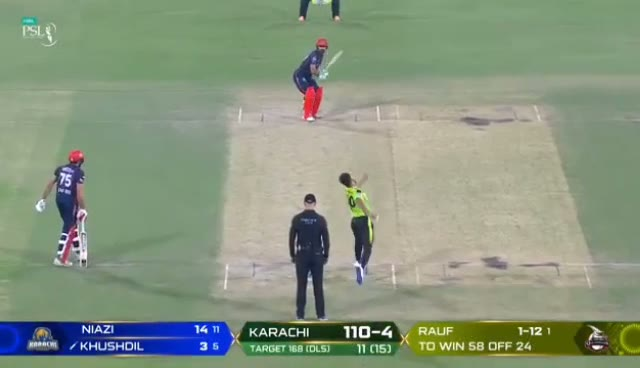
#> input picture test_videos/test_1.jpg, 640 x 368 px
$ python -i frame_preprocessing.py   (imports and definitions only)   (older library calls are emulated)
#> lines starting #> are read from the running program, lines starting #| are printed output that depends on the picture
"""
Frame Preprocessing Module for Robust Ball Detection

This module provides quality assessment and image enhancement functions to improve
ball detection under poor image quality conditions (brightness, blur, contrast issues).

Features:
- Quality assessment (brightness, blur, overall quality)
- Adaptive image enhancement (brightness normalization, CLAHE, sharpening)
- Performance monitoring and logging
- Optional preprocessing toggle

Author: FairPlayReviewSystem
Date: November 22, 2025
"""

import cv2
import numpy as np
import time
import logging
from typing import Dict, Tuple, Optional, Any
from dataclasses import dataclass
from enum import Enum

# Configure logging
# [1 line not run here, left out]
logger = logging.getLogger(__name__)


class BrightnessLevel(Enum):
    """Brightness classification."""
    TOO_DARK = "too_dark"
    TOO_BRIGHT = "too_bright"
    NORMAL = "normal"


@dataclass
class QualityMetrics:
    """Container for frame quality metrics."""
    brightness_level: str
    brightness_value: float  # 0-1
    blur_score: float  # 0-1, higher = blurrier
    contrast_score: float  # 0-1
    overall_quality: float  # 0-1, higher = better
    needs_enhancement: bool


@dataclass
class PreprocessingResult:
    """Container for preprocessing results."""
    frame: np.ndarray
    was_preprocessed: bool
    quality_metrics: QualityMetrics
    processing_time_ms: float
    enhancements_applied: list


# ==================== QUALITY ASSESSMENT ====================

def detect_brightness_level(
    frame: np.ndarray,
    dark_threshold: float = 0.3,
    bright_threshold: float = 0.7
) -> str:
    """
    Detect brightness level of a frame.

    Args:
        frame: Input frame (BGR or grayscale)
        dark_threshold: Below this value (0-1) is considered too dark
        bright_threshold: Above this value (0-1) is considered too bright

    Returns:
        "too_dark", "too_bright", or "normal"
    """
    # Convert to grayscale if needed
    if len(frame.shape) == 3:
        gray = cv2.cvtColor(frame, cv2.COLOR_BGR2GRAY)
    else:
        gray = frame

    # Calculate average brightness (normalized to 0-1)
    avg_brightness = np.mean(gray) / 255.0

    if avg_brightness < dark_threshold:
        return BrightnessLevel.TOO_DARK.value
    elif avg_brightness > bright_threshold:
        return BrightnessLevel.TOO_BRIGHT.value
    else:
        return BrightnessLevel.NORMAL.value


def detect_blur_level(frame: np.ndarray) -> float:
    """
    Detect blur level using Laplacian variance method.

    Args:
        frame: Input frame (BGR or grayscale)

    Returns:
        blur_score: 0-1, where 0 is sharp and 1 is very blurry

    Note:
        - Uses Laplacian variance to detect edges
        - Lower variance = more blur
        - Normalized to 0-1 range for convenience
    """
    # Convert to grayscale if needed
    if len(frame.shape) == 3:
        gray = cv2.cvtColor(frame, cv2.COLOR_BGR2GRAY)
    else:
        gray = frame

    # Calculate Laplacian variance
    laplacian = cv2.Laplacian(gray, cv2.CV_64F)
    variance = laplacian.var()

    # Normalize to 0-1 scale (inverse, so 1 = blurry)
    # Typical variance range: 0-1000+ for sharp images
    # Using sigmoid-like normalization
    max_variance = 500.0  # Tunable threshold
    blur_score = 1.0 - min(variance / max_variance, 1.0)

    return blur_score


def calculate_contrast_score(frame: np.ndarray) -> float:
    """
    Calculate contrast score using standard deviation.

    Args:
        frame: Input frame (BGR or grayscale)

    Returns:
        contrast_score: 0-1, where higher = better contrast
    """
    # Convert to grayscale if needed
    if len(frame.shape) == 3:
        gray = cv2.cvtColor(frame, cv2.COLOR_BGR2GRAY)
    else:
        gray = frame

    # Standard deviation as contrast measure
    std_dev = np.std(gray)

    # Normalize to 0-1 (typical std_dev range: 0-70)
    contrast_score = min(std_dev / 70.0, 1.0)

    return contrast_score


def get_frame_quality_score(
    frame: np.ndarray,
    brightness_weight: float = 0.3,
    blur_weight: float = 0.4,
    contrast_weight: float = 0.3
) -> Tuple[float, QualityMetrics]:
    """
    Get overall frame quality score.

    Args:
        frame: Input frame (BGR or grayscale)
        brightness_weight: Weight for brightness component
        blur_weight: Weight for blur component
        contrast_weight: Weight for contrast component

    Returns:
        Tuple of (overall_quality_score, QualityMetrics object)
        quality_score: 0-1, where higher = better quality
    """
    # Get individual metrics
    brightness_level = detect_brightness_level(frame)
    blur_score = detect_blur_level(frame)
    contrast_score = calculate_contrast_score(frame)

    # Calculate brightness value for scoring
    if len(frame.shape) == 3:
        gray = cv2.cvtColor(frame, cv2.COLOR_BGR2GRAY)
    else:
        gray = frame
    brightness_value = np.mean(gray) / 255.0

    # Score brightness (optimal around 0.5)
    brightness_score = 1.0 - abs(brightness_value - 0.5) * 2.0
    brightness_score = max(0.0, brightness_score)

    # Score blur (lower blur_score = better)
    sharpness_score = 1.0 - blur_score

    # Calculate weighted overall quality
    overall_quality = (
        brightness_weight * brightness_score +
        blur_weight * sharpness_score +
        contrast_weight * contrast_score
    )

    # Determine if enhancement is needed
    needs_enhancement = (
        overall_quality < 0.6 or
        brightness_level != BrightnessLevel.NORMAL.value or
        blur_score > 0.5 or
        contrast_score < 0.4
    )

    metrics = QualityMetrics(
        brightness_level=brightness_level,
        brightness_value=brightness_value,
        blur_score=blur_score,
        contrast_score=contrast_score,
        overall_quality=overall_quality,
        needs_enhancement=needs_enhancement
    )

    return overall_quality, metrics


# ==================== IMAGE ENHANCEMENT ====================

# [44 lines left out: function normalize_brightness, not called in this run]


def enhance_contrast(
    frame: np.ndarray,
    clip_limit: float = 2.0,
    tile_grid_size: Tuple[int, int] = (8, 8)
) -> np.ndarray:
    """
    Enhance contrast using CLAHE (Contrast Limited Adaptive Histogram Equalization).

    Args:
        frame: Input frame (BGR)
        clip_limit: Threshold for contrast limiting (higher = more contrast)
        tile_grid_size: Size of grid for histogram equalization

    Returns:
        Contrast-enhanced frame
    """
    # Convert to LAB color space for better results
    lab = cv2.cvtColor(frame, cv2.COLOR_BGR2LAB)
    l_channel, a, b = cv2.split(lab)

    # Apply CLAHE to L-channel
    clahe = cv2.createCLAHE(clipLimit=clip_limit, tileGridSize=tile_grid_size)
    l_channel_enhanced = clahe.apply(l_channel)

    # Merge channels and convert back to BGR
    lab_enhanced = cv2.merge([l_channel_enhanced, a, b])
    enhanced = cv2.cvtColor(lab_enhanced, cv2.COLOR_LAB2BGR)

    return enhanced


# [35 lines left out: function reduce_blur, not called in this run]


def preprocess_frame(
    frame: np.ndarray,
    target_brightness: float = 0.5,
    apply_clahe: bool = True,
    apply_sharpening: bool = True,
    sharpening_strength: float = 1.0,
    adaptive: bool = True
) -> Tuple[np.ndarray, list]:
    """
    Apply all enhancements intelligently based on frame quality.

    Args:
        frame: Input frame (BGR)
        target_brightness: Target brightness for normalization
        apply_clahe: Whether to apply CLAHE contrast enhancement
        apply_sharpening: Whether to apply sharpening
        sharpening_strength: Strength of sharpening (0.5-2.0)
        adaptive: If True, only apply enhancements where needed

    Returns:
        Tuple of (enhanced_frame, list_of_applied_enhancements)
    """
    enhanced = frame.copy()
    applied_enhancements = []

    if adaptive:
        # Assess quality to decide which enhancements to apply
        _, metrics = get_frame_quality_score(frame)

        # Brightness normalization
        if metrics.brightness_level != BrightnessLevel.NORMAL.value:
            enhanced = normalize_brightness(enhanced, target_brightness)
            applied_enhancements.append("brightness_normalization")

        # Contrast enhancement
        if apply_clahe and metrics.contrast_score < 0.5:
            enhanced = enhance_contrast(enhanced)
            applied_enhancements.append("clahe_contrast")

        # Sharpening
        if apply_sharpening and metrics.blur_score > 0.4:
            enhanced = reduce_blur(enhanced, strength=sharpening_strength)
            applied_enhancements.append("sharpening")

    else:
        # Apply all enhancements regardless
        enhanced = normalize_brightness(enhanced, target_brightness)
        applied_enhancements.append("brightness_normalization")

        if apply_clahe:
            enhanced = enhance_contrast(enhanced)
            applied_enhancements.append("clahe_contrast")

        if apply_sharpening:
            enhanced = reduce_blur(enhanced, strength=sharpening_strength)
            applied_enhancements.append("sharpening")

    return enhanced, applied_enhancements


# ==================== ADAPTIVE DETECTION WRAPPER ====================

class AdaptiveBallDetector:
    """
    Wrapper for ball detection with adaptive preprocessing.

    This class integrates quality assessment and preprocessing with YOLO detection,
    adjusting confidence thresholds based on frame quality.
    """

    # [310 lines left out: functions __init__, detect, _adjust_confidence_threshold, get_statistics, reset_statistics, visualize_quality_assessment and 1 more, not called in this run]

>>> import cv2
>>> picture = cv2.imread('../test_videos/test_1.jpg')
#> picture is the input picture: shape (368, 640, 3); mean B, G, R 128.3, 150.1, 137.4
>>> result = preprocess_frame(picture)
#> in detect_brightness_level, `gray = cv2.cvtColor(frame, cv2.COLOR_BGR2GRAY)`:
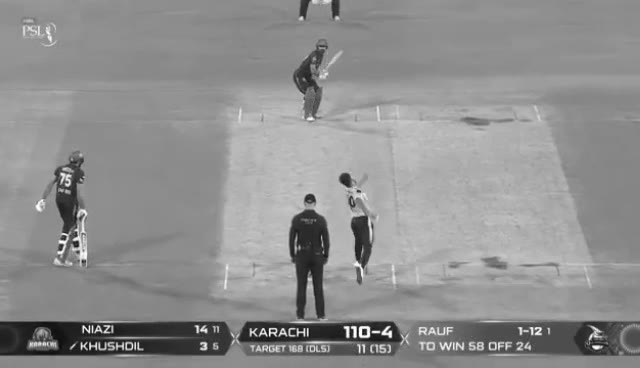
#> gray: shape (368, 640); min 12, max 255, mean 143.8
#> in detect_brightness_level, `avg_brightness = np.mean(gray) / 255.0`: avg_brightness = 0.564
#> in get_frame_quality_score, `brightness_level = detect_brightness_level(frame)`: brightness_level = 'normal'
#> in detect_blur_level, `laplacian = cv2.Laplacian(gray, cv2.CV_64F)`:
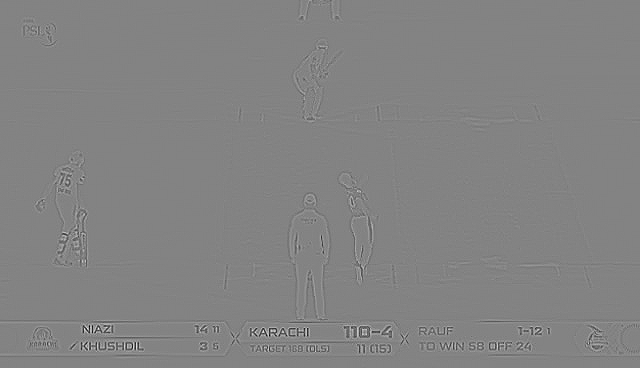
#> laplacian: shape (368, 640) float64; min -385, max 363, mean 0; drawn with min black and max white
#> in detect_blur_level, `variance = laplacian.var()`: variance = 355.7
#> in detect_blur_level, `blur_score = 1.0 - min(variance / max_variance, 1.0)`: blur_score = 0.289
#> in calculate_contrast_score, `std_dev = np.std(gray)`: std_dev = 32.9
#> in calculate_contrast_score, `contrast_score = min(std_dev / 70.0, 1.0)`: contrast_score = 0.47
#> in get_frame_quality_score, `brightness_value = np.mean(gray) / 255.0`: brightness_value = 0.564
#> in get_frame_quality_score, `brightness_score = 1.0 - abs(brightness_value - 0.5) * 2.0`: brightness_score = 0.872
#> in get_frame_quality_score, `sharpness_score = 1.0 - blur_score`: sharpness_score = 0.711
#> in get_frame_quality_score, `overall_quality = ( brightness_weight * brightness_score + blur_weight..`: overall_quality = 0.687
#> in get_frame_quality_score, `needs_enhancement = ( overall_quality < 0.6 or brightness_level != Bri..`: needs_enhancement = False
#> in enhance_contrast, `lab = cv2.cvtColor(frame, cv2.COLOR_BGR2LAB)`: lab: shape (368, 640, 3); mean of channels 0, 1, 2 154.6, 120.2, 138
#> in enhance_contrast, `l_channel, a, b = cv2.split(lab)`:
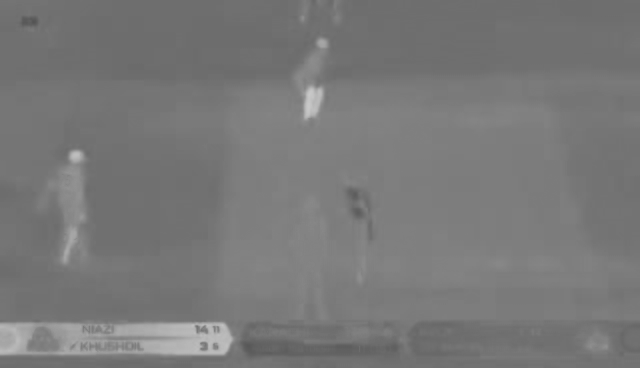
#> a: shape (368, 640); min 84, max 201, mean 120.2
#> in enhance_contrast, `l_channel, a, b = cv2.split(lab)`:
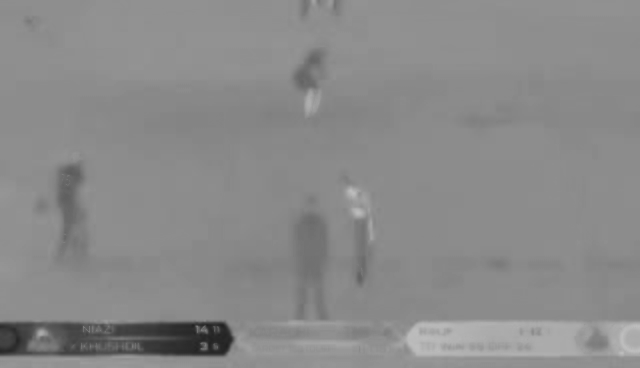
#> b: shape (368, 640); min 33, max 190, mean 138
#> in enhance_contrast, `l_channel_enhanced = clahe.apply(l_channel)`:
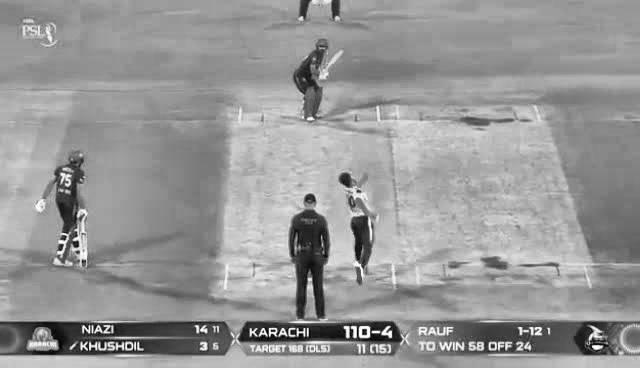
#> l_channel_enhanced: shape (368, 640); min 5, max 255, mean 151.6
#> in enhance_contrast, `lab_enhanced = cv2.merge([l_channel_enhanced, a, b])`: lab_enhanced: shape (368, 640, 3); mean of channels 0, 1, 2 151.6, 120.2, 138
#> in enhance_contrast, `enhanced = cv2.cvtColor(lab_enhanced, cv2.COLOR_LAB2BGR)`:
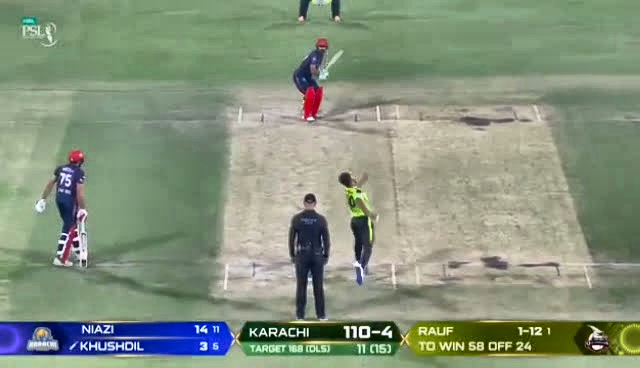
#> enhanced: shape (368, 640, 3); mean B, G, R 125.8, 147.4, 134.8

$ run again, on test_videos/test_3.jpg
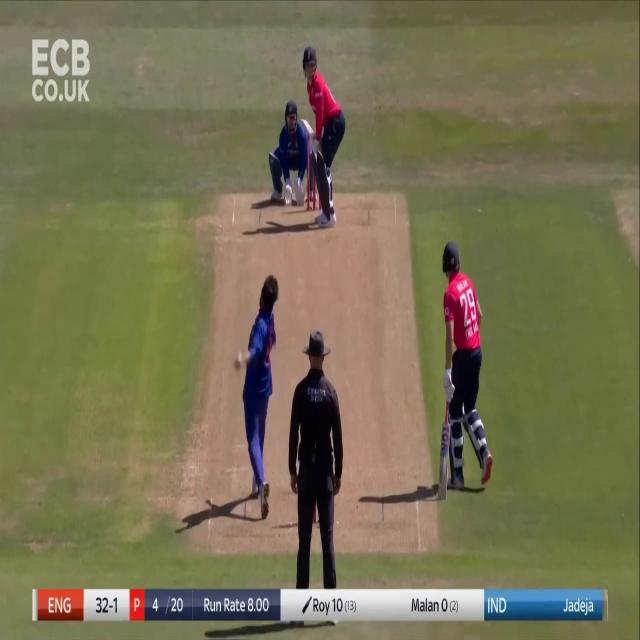
#> input picture test_videos/test_3.jpg, 640 x 640 px
#> picture is the input picture: shape (640, 640, 3); mean B, G, R 83.9, 114.3, 119.7
#> avg_brightness = 0.441
#> brightness_level = 'normal'
#> in detect_blur_level, `laplacian = cv2.Laplacian(gray, cv2.CV_64F)`:
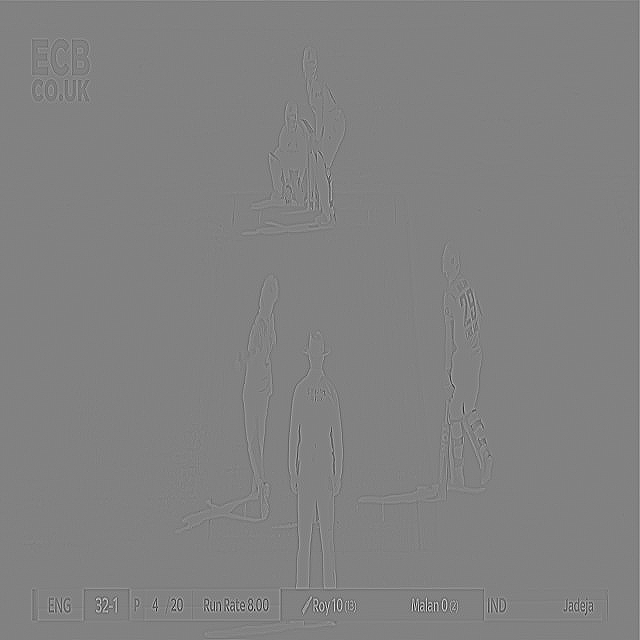
#> laplacian: shape (640, 640) float64; min -429, max 414, mean 0.1; drawn with min black and max white
#> variance = 349.5
#> in detect_blur_level, `blur_score = 1.0 - min(variance / max_variance, 1.0)`: blur_score = 0.301
#> std_dev = 31.2
#> in calculate_contrast_score, `contrast_score = min(std_dev / 70.0, 1.0)`: contrast_score = 0.446
#> brightness_value = 0.441
#> brightness_score = 0.882
#> sharpness_score = 0.699
#> overall_quality = 0.678
#> needs_enhancement = False
#> lab: shape (640, 640, 3); mean of channels 0, 1, 2 122.1, 125.2, 145.7
#> lab_enhanced: shape (640, 640, 3); mean of channels 0, 1, 2 126.9, 125.2, 145.7
#> in enhance_contrast, `enhanced = cv2.cvtColor(lab_enhanced, cv2.COLOR_LAB2BGR)`:
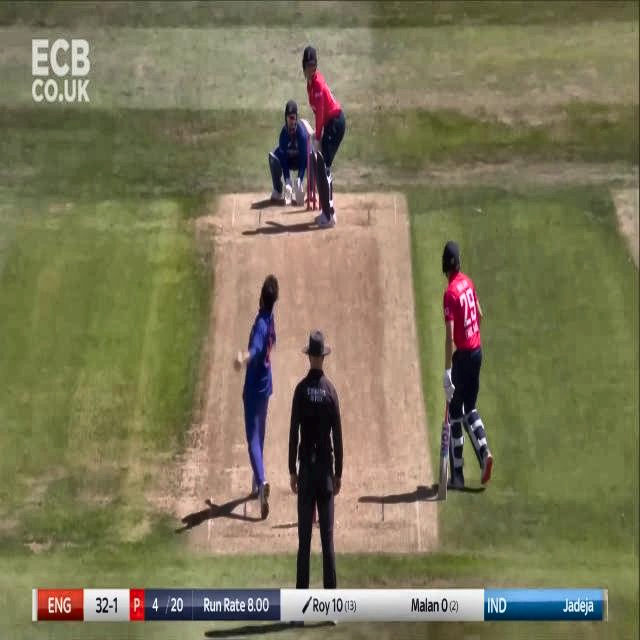
#> enhanced: shape (640, 640, 3); mean B, G, R 88.9, 119.5, 125
